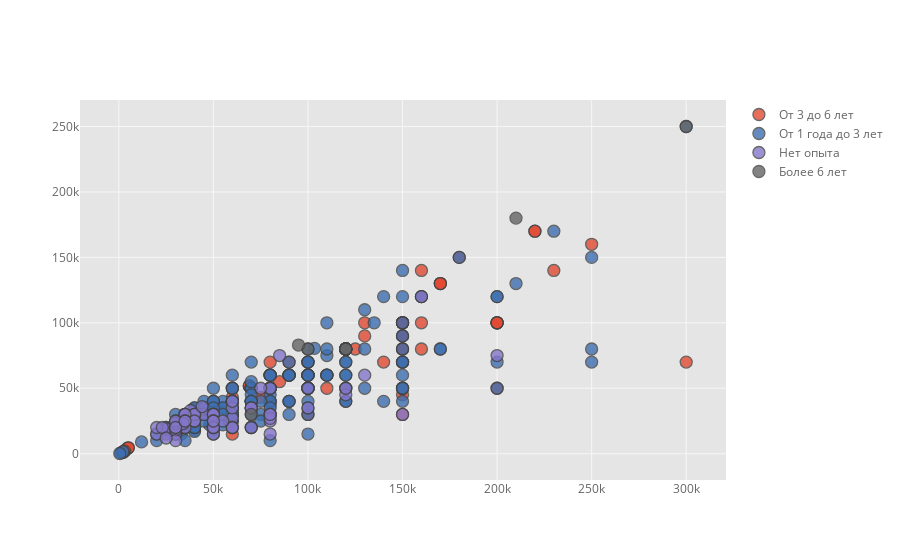

This figure's notebook cell:
### Markdown cell above
## Диаграмма рассеивания

### Code cell
factor = 'experience_name'
df_vacancy.iplot(kind="scatter", x='salary_to', y="salary_from", categories=factor)
